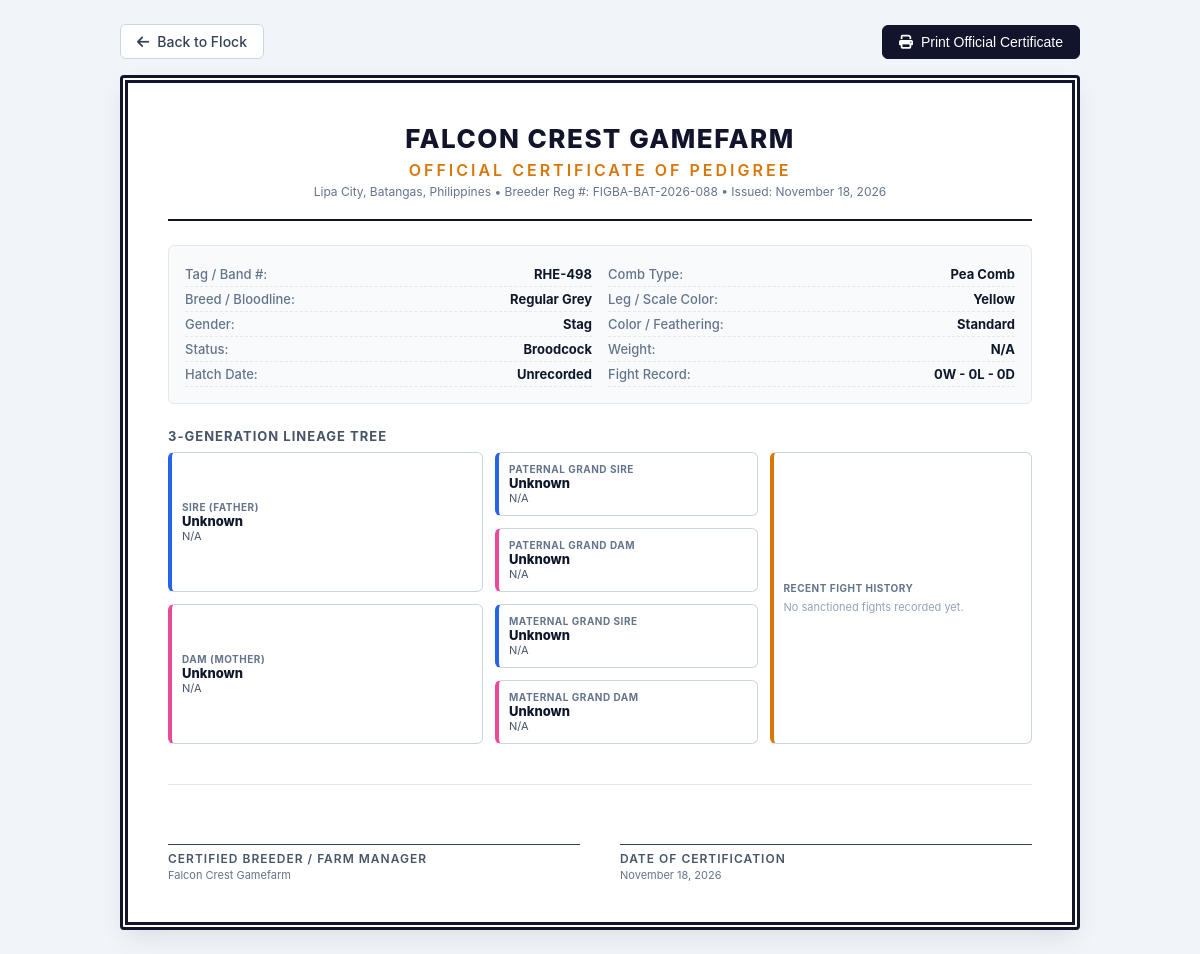
Screenshot of /info/pedigree/42/certificate/ (signed in) with the database file from the repository.
### apps/users/models.py (models this page shows, shortened)
class UserProfile(models.Model):
    user = models.OneToOneField(User, on_delete=models.CASCADE, related_name='profile')
    farm_name = models.CharField(max_length=150, blank=True, default='')
    contact_number = models.CharField(max_length=30, blank=True, default='')
    location = models.CharField(max_length=200, blank=True, default='')
    association_id = models.CharField(
        max_length=100,
        blank=True,
        default='',
        help_text="FIGBA, NFGB, or local club membership ID",
    )
    bio = models.TextField(blank=True, default='')

### apps/info/models.py (models this page shows, shortened)
class FlockMember(models.Model):
    STATUS_CHOICES = [
        ('Active', 'Active'),
        ('Broodcock', 'Broodcock'),
        ('Broodhen', 'Broodhen'),
        ('Retired', 'Retired'),
        ('Sold', 'Sold'),
    ]
    GENDER_CHOICES = [
        ('Stag', 'Stag'),
        ('Cock', 'Cock'),
        ('Pullet', 'Pullet'),
        ('Hen', 'Hen'),
    ]
    COMB_CHOICES = [
        ('Pea', 'Pea Comb'),
        ('Straight', 'Straight / Single Comb'),
        ('Strawberry', 'Strawberry Comb'),
        ('Walnut', 'Walnut Comb'),
        ('Cushion', 'Cushion Comb'),
        ('Other', 'Other'),
    ]
    LEG_COLOR_CHOICES = [
        ('Yellow', 'Yellow'),
        ('Green', 'Green'),
        ('White', 'White'),
        ('Blue/Slate', 'Blue / Slate'),
        ('Lead', 'Lead / Dark'),
        ('Other', 'Other'),
    ]
    user = models.ForeignKey(User, on_delete=models.CASCADE, related_name='flock_members')
    tag_number = models.CharField(max_length=50)
    breed = models.ForeignKey(Breed, on_delete=models.SET_NULL, null=True, blank=True, related_name='birds')
    gender = models.CharField(max_length=10, choices=GENDER_CHOICES)
    birth_date = models.DateField(null=True, blank=True)
    sire = models.CharField(max_length=50, blank=True, null=True)
    dam = models.CharField(max_length=50, blank=True, null=True)
    status = models.CharField(max_length=20, choices=STATUS_CHOICES, default='Active')
    comb_type = models.CharField(max_length=20, choices=COMB_CHOICES, default='Pea', blank=True)
    leg_color = models.CharField(max_length=20, choices=LEG_COLOR_CHOICES, default='Yellow', blank=True)
    color = models.CharField(max_length=100, blank=True, help_text="Plumage / feather color")
    cage_number = models.CharField(max_length=50, blank=True, help_text="Pen, cord, or coop identifier")
    image = models.FileField(upload_to='birds/', blank=True, null=True, help_text="Photo of bird")
    weight_grams = models.PositiveIntegerField(null=True, blank=True, help_text="Weight in grams")
    wins = models.PositiveIntegerField(default=0, blank=True)
    losses = models.PositiveIntegerField(default=0, blank=True)
    draws = models.PositiveIntegerField(default=0, blank=True)
    created_at = models.DateTimeField(auto_now_add=True)
    class Meta:
        ordering = ['-created_at']
        constraints = [
            models.UniqueConstraint(fields=['user', 'tag_number'], name='unique_user_tag_number')
        ]
        indexes = [
            models.Index(fields=['user', 'status']),
            models.Index(fields=['user', 'tag_number']),
        ]

class Breed(models.Model):
    name = models.CharField(max_length=100, unique=True)
    class Meta:
        ordering = ['name']

### apps/info/views.py (the view)
# urls.py: path('pedigree/<int:pk>/certificate/', views.pedigree_certificate_page, name='pedigree_certificate'),
@login_required(login_url='login')
def pedigree_certificate_page(request, pk):
    bird = scoped_flock_member(request.user, pk)
    profile = getattr(request.user, 'profile', None)
    sire_node = _build_lineage_node(request.user, bird.sire)
    dam_node = _build_lineage_node(request.user, bird.dam)
    gp_pat_sire = _build_lineage_node(request.user, sire_node.get('sire'))
    gp_pat_dam = _build_lineage_node(request.user, sire_node.get('dam'))
    gp_mat_sire = _build_lineage_node(request.user, dam_node.get('sire'))
    gp_mat_dam = _build_lineage_node(request.user, dam_node.get('dam'))
    fights = bird.fight_records.order_by('-fight_date')[:5]
    return render(request, 'info/pedigree_certificate.html', {
        'bird': bird,
        'profile': profile,
        'sire': sire_node,
        'dam': dam_node,
        'gp_pat_sire': gp_pat_sire,
        'gp_pat_dam': gp_pat_dam,
        'gp_mat_sire': gp_mat_sire,
        'gp_mat_dam': gp_mat_dam,
        'fights': fights,
        'today': timezone.localdate(),
    })

### apps/core/scoping.py (called while the page is built)
def scoped_flock_members(user):
    return FlockMember.objects.filter(user=user)

def scoped_flock_member(user, pk):
    try:
        return get_object_or_404(scoped_flock_members(user), pk=pk)
    except (TypeError, ValueError) as exc:
        raise Http404('Flock member not found.') from exc

### apps/info/views.py (called while the page is built, shortened)
def _build_lineage_node(user, tag):
    if not tag:
        return {'tag': 'Unknown', 'breed': 'N/A', 'gender': '', 'color': '', 'sire': '', 'dam': ''}

### templates/info/pedigree_certificate.html (shortened to what this page needs)
<!DOCTYPE html>
<html lang="en">
<head>
  <link rel="stylesheet" href="https://cdnjs.cloudflare.com/ajax/libs/font-awesome/6.4.0/css/all.min.css">
</head>
<body>
  <div class="print-bar">
    <a href="{% url 'info:info_list' %}" class="btn">
      <i class="fa fa-arrow-left"></i> Back to Flock
    </a>
    <button onclick="window.print()" class="btn btn-primary">
      <i class="fa fa-print"></i> Print Official Certificate
    </button>
  </div>
  <div class="certificate-sheet">
    <div class="cert-header">
      <div class="farm-name">{{ profile.farm_name|default:"FLOCKCARE REGISTERED GAMEFOWL" }}</div>
      <div class="cert-title">Official Certificate of Pedigree</div>
      <div class="farm-meta">
        {% if profile.location %}{{ profile.location }} &bull; {% endif %}
        {% if profile.association_id %}Breeder Reg #: {{ profile.association_id }} &bull; {% endif %}
        Issued: {{ today|date:"F j, Y" }}
      </div>
    </div>
    <div class="bird-overview">
      <div>
        <div class="overview-row">
          <span class="overview-label">Tag / Band #:</span>
          <span class="overview-value">{{ bird.tag_number }}</span>
        </div>
        <div class="overview-row">
          <span class="overview-label">Breed / Bloodline:</span>
          <span class="overview-value">{{ bird.breed.name|default:"Pure / Cross" }}</span>
        </div>
        <div class="overview-row">
          <span class="overview-label">Gender:</span>
          <span class="overview-value">{{ bird.gender }}</span>
        </div>
        <div class="overview-row">
          <span class="overview-label">Status:</span>
          <span class="overview-value">{{ bird.status }}</span>
        </div>
        <div class="overview-row">
          <span class="overview-label">Hatch Date:</span>
          <span class="overview-value">{{ bird.birth_date|default:"Unrecorded" }}</span>
        </div>
      </div>
      <div>
        <div class="overview-row">
          <span class="overview-label">Comb Type:</span>
          <span class="overview-value">{{ bird.get_comb_type_display }}</span>
        </div>
        <div class="overview-row">
          <span class="overview-label">Leg / Scale Color:</span>
          <span class="overview-value">{{ bird.get_leg_color_display }}</span>
        </div>
        <div class="overview-row">
          <span class="overview-label">Color / Feathering:</span>
          <span class="overview-value">{{ bird.color|default:"Standard" }}</span>
        </div>
        <div class="overview-row">
          <span class="overview-label">Weight:</span>
          <span class="overview-value">{% if bird.weight_grams %}{{ bird.weight_grams }} grams{% else %}N/A{% endif %}</span>
        </div>
        <div class="overview-row">
          <span class="overview-label">Fight Record:</span>
          <span class="overview-value">{{ bird.wins }}W - {{ bird.losses }}L - {{ bird.draws }}D</span>
        </div>
      </div>
    </div>
    <h4 style="font-size: 13px; text-transform: uppercase; letter-spacing: 1px; color: #475569; margin-bottom: 8px;">
      3-Generation Lineage Tree
    </h4>
    <div class="tree-grid">
      <div class="tree-column">
        <div class="tree-card is-sire">
          <div class="node-title">Sire (Father)</div>
          <div class="node-tag">{{ sire.tag }}</div>
          <div class="node-breed">{{ sire.breed }}</div>
        </div>
        <div class="tree-card is-dam">
          <div class="node-title">Dam (Mother)</div>
          <div class="node-tag">{{ dam.tag }}</div>
          <div class="node-breed">{{ dam.breed }}</div>
        </div>
      </div>
      <div class="tree-column">
        <div class="tree-card is-sire">
          <div class="node-title">Paternal Grand Sire</div>
          <div class="node-tag">{{ gp_pat_sire.tag }}</div>
          <div class="node-breed">{{ gp_pat_sire.breed }}</div>
        </div>
        <div class="tree-card is-dam">
          <div class="node-title">Paternal Grand Dam</div>
          <div class="node-tag">{{ gp_pat_dam.tag }}</div>
          <div class="node-breed">{{ gp_pat_dam.breed }}</div>
        </div>
        <div class="tree-card is-sire">
          <div class="node-title">Maternal Grand Sire</div>
          <div class="node-tag">{{ gp_mat_sire.tag }}</div>
          <div class="node-breed">{{ gp_mat_sire.breed }}</div>
        </div>
        <div class="tree-card is-dam">
          <div class="node-title">Maternal Grand Dam</div>
          <div class="node-tag">{{ gp_mat_dam.tag }}</div>
          <div class="node-breed">{{ gp_mat_dam.breed }}</div>
        </div>
      </div>
      <div class="tree-column">
        <div class="tree-card" style="border-left-color: #d97706;">
          <div class="node-title">Recent Fight History</div>
          {% if fights %}
            <div style="font-size: 11px; margin-top: 6px;">
              {% for f in fights %}
                <div style="margin-bottom: 4px; display: flex; justify-content: space-between;">
                  <span>{{ f.event_name|truncatechars:18 }}</span>
                  <strong style="color: {% if f.result == 'win' %}#16a34a{% elif f.result == 'loss' %}#dc2626{% else %}#d97706{% endif %};">
                    {{ f.get_result_display }}
                  </strong>
                </div>
              {% endfor %}
            </div>
          {% else %}
            <div style="color: #94a3b8; font-size: 11px; margin-top: 6px;">
              No sanctioned fights recorded yet.
            </div>
          {% endif %}
        </div>
      </div>
    </div>
    <div class="cert-footer">
      <div>
        <div class="signature-line"></div>
        <div class="signature-label">Certified Breeder / Farm Manager</div>
        <div style="font-size: 11px; color: #64748b; margin-top: 2px;">
          {{ profile.farm_name|default:user.get_full_name|default:user.username }}
        </div>
      </div>
      <div>
        <div class="signature-line"></div>
        <div class="signature-label">Date of Certification</div>
        <div style="font-size: 11px; color: #64748b; margin-top: 2px;">
          {{ today|date:"F j, Y" }}
        </div>
      </div>
    </div>
  </div>
</body>
</html>

### templates/info/pedigree_certificate.html (style rules this page uses)
:root { --primary: #12142c; --accent: #f59e0b; --border: #e2e8f0; --bg: #f8fafc; }
* { box-sizing: border-box; margin: 0; padding: 0; }
body { font-family: -apple-system, BlinkMacSystemFont, "Segoe UI", Roboto, "Helvetica Neue", Arial, sans-serif; background: #f1f5f9; color: #1e293b; padding: 24px; }
.print-bar { max-width: 960px; margin: 0 auto 16px auto; display: flex; justify-content: space-between; align-items: center; }
.btn { display: inline-flex; align-items: center; gap: 8px; padding: 8px 16px; border-radius: 6px; font-size: 14px; font-weight: 500; text-decoration: none; cursor: pointer; border: 1px solid #cbd5e1; background: #ffffff; color: #334155; }
.btn-primary { background: #12142c; color: #ffffff; border-color: #12142c; }
.certificate-sheet { max-width: 960px; margin: 0 auto; background: #ffffff; border: 8px double #12142c; padding: 40px; border-radius: 4px; box-shadow: 0 10px 25px -5px rgba(0, 0, 0, 0.1); position: relative; }
.cert-header { text-align: center; border-bottom: 2px solid #12142c; padding-bottom: 20px; margin-bottom: 24px; }
.farm-name { font-size: 26px; font-weight: 800; letter-spacing: 1.5px; text-transform: uppercase; color: #12142c; }
.cert-title { font-size: 16px; font-weight: 600; letter-spacing: 3px; text-transform: uppercase; color: #d97706; margin-top: 6px; }
.farm-meta { font-size: 12px; color: #64748b; margin-top: 4px; }
.bird-overview { display: grid; grid-template-columns: 1fr 1fr; gap: 16px; background: #f8fafc; border: 1px solid #e2e8f0; border-radius: 6px; padding: 16px; margin-bottom: 24px; }
.overview-row { display: flex; justify-content: space-between; padding: 4px 0; font-size: 13px; border-bottom: 1px dashed #e2e8f0; }
.overview-label { color: #64748b; font-weight: 500; }
.overview-value { color: #0f172a; font-weight: 700; }
.tree-grid { display: grid; grid-template-columns: 1.2fr 1fr 1fr; gap: 12px; margin-bottom: 24px; }
.tree-column { display: flex; flex-direction: column; gap: 12px; }
.tree-card { border: 1px solid #cbd5e1; border-radius: 6px; padding: 10px; background: #ffffff; font-size: 12px; flex: 1; display: flex; flex-direction: column; justify-content: center; border-left: 4px solid #12142c; }
.tree-card.is-sire { border-left-color: #2563eb; }
.tree-card.is-dam { border-left-color: #ec4899; }
.node-title { font-size: 10px; text-transform: uppercase; color: #64748b; font-weight: 700; letter-spacing: 0.5px; }
.node-tag { font-size: 13px; font-weight: 800; color: #0f172a; }
.node-breed { font-size: 11px; color: #475569; }
.cert-footer { display: grid; grid-template-columns: 1fr 1fr; gap: 40px; margin-top: 40px; padding-top: 20px; border-top: 1px solid #e2e8f0; }
.signature-line { border-bottom: 1px solid #334155; height: 40px; margin-bottom: 6px; }
.signature-label { font-size: 12px; color: #475569; text-transform: uppercase; letter-spacing: 1px; font-weight: 600; }

### rows the page displays
UserProfile: farm_name "FALCON CREST GAMEFARM", location "Lipa City, Batangas, Philippines", association_id "FIGBA-BAT-2026-088", farm_name "Falcon Crest Gamefarm"
FlockMember: tag_number "RHE-498", breed.name "Regular Grey", gender "Stag", status "Broodcock", birth_date "Unrecorded", comb_type "Pea Comb", leg_color "Yellow", color "Standard", wins "0", losses "0", draws "0"

### other values shown
{{ today|date:"F j, Y" }} "November 18, 2026"
{{ sire.tag }} "Unknown"
{{ sire.breed }} "N/A"
{{ dam.tag }} "Unknown"
{{ dam.breed }} "N/A"
{{ gp_pat_sire.tag }} "Unknown"
{{ gp_pat_sire.breed }} "N/A"
{{ gp_pat_dam.tag }} "Unknown"
{{ gp_pat_dam.breed }} "N/A"
{{ gp_mat_sire.tag }} "Unknown"
{{ gp_mat_sire.breed }} "N/A"
{{ gp_mat_dam.tag }} "Unknown"
{{ gp_mat_dam.breed }} "N/A"
